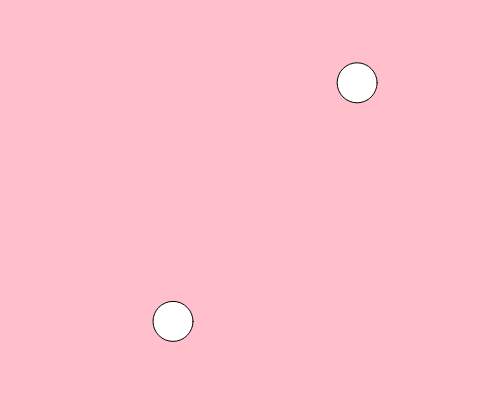
Frame 1 (no input)
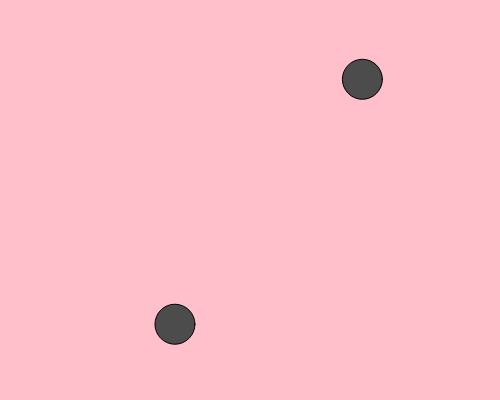
Frame 60 (no input)
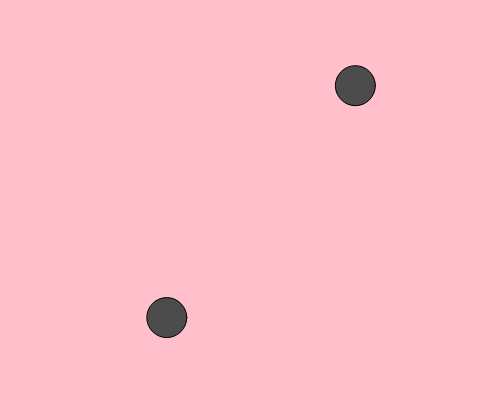
Frame 120 (the mouse pressed at the canvas centre since frame 60)

The p5.js sketch that drew these frames (run headless with seeded random() and noise() and a simulated clock; from frame 60 on, the mouse is pressed at the canvas centre):

// p5.js sketch
// ── sketch.js
var bubbleSize = 40;
var bubble1X, bubble1Y;

function setup() {
  // put setup code here
  createCanvas(500,400);
  bubble1 = {
    x: random(0, width),
    y: random(0, height),
    c: random(0, 255)
  };

  bubble2 = {
    x: random(0, width),
    y: random(0, height),
    c: random(0, 255)
  };
}

function draw() {
  // put drawing code here
  background("pink");

  ellipse(bubble1.x, bubble1.y, bubbleSize, bubbleSize);
  ellipse(bubble2.x, bubble2.y, bubbleSize, bubbleSize);

  fill(bubble1.c);
  fill(bubble2.c);

  bubble1.x += random(-2, 2);
  bubble1.y += random(-2, 2);
  bubble2.x += random(-2, 2);
  bubble2.y += random(-2, 2);
}
